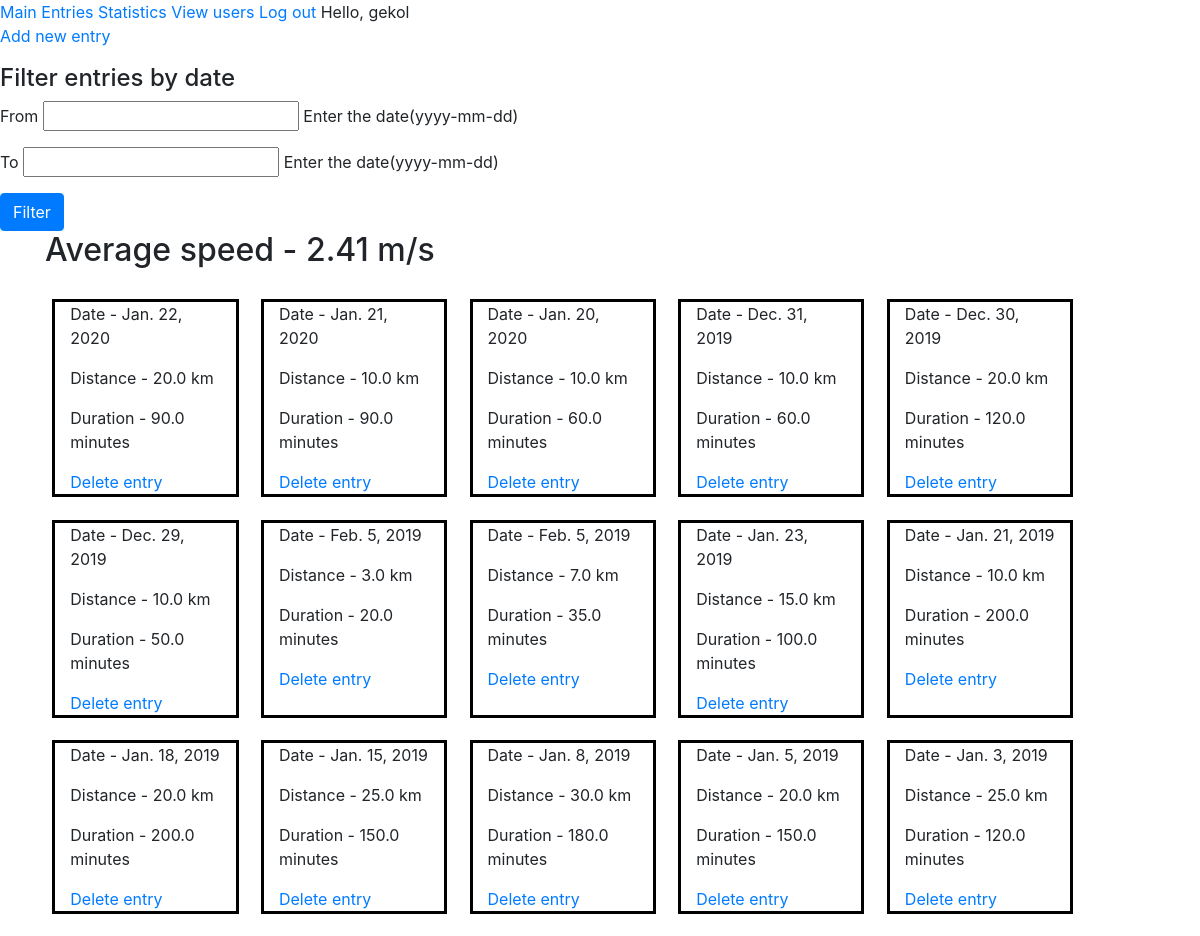
The page /entries (signed in) on the database as committed earlier.
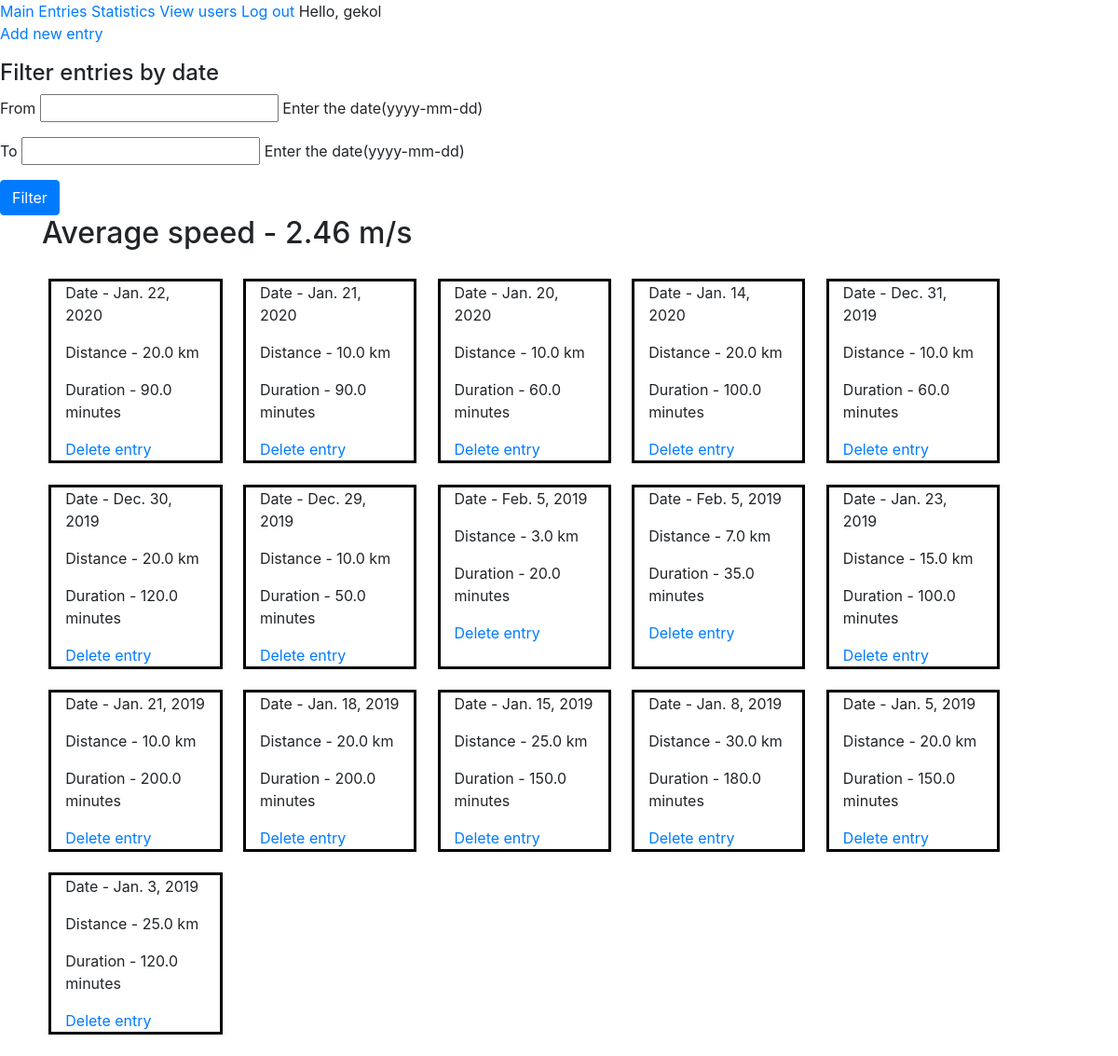
The same page on the database as committed later.
### entries/models.py (models this page shows, shortened)
class Entry(models.Model):
    date = models.DateField()
    distance = models.FloatField()
    duration = models.FloatField()
    owner = models.ForeignKey(User, on_delete=models.CASCADE)
    class Meta:
        verbose_name_plural = "Entries"

### entries/views.py (the view)
# urls.py: path("entries", views.show_entries, name="entries"),
@login_required(login_url="/users/login")
def show_entries(request):
    from_date = request.GET.get("date_from", None)
    to_date = request.GET.get("date_to", None)
    if from_date and to_date and re.match(r'\d\d\d\d-\d\d-\d\d', from_date) and re.match(r'\d\d\d\d-\d\d-\d\d', to_date):
        entries = Entry.objects.filter(owner=request.user, date__lte=to_date, date__gte=from_date)
    else:
        entries = Entry.objects.filter(owner=request.user).order_by("-date")
    distance = duration = 0
    for entry in entries:
        distance += entry.distance
        duration += entry.duration
    data = {"entries": entries, "form": FilterForm()}
    if entries:
        data["added"] = True
    else:
        data["added"] = False
    if (duration):
        data["average"] = round((distance * 1000) / (duration * 60), 2)
    return render(request, "entries.html", data)

### entries/forms.py
class FilterForm(forms.Form):
    date_from = forms.DateField(label="From", help_text="Enter the date(yyyy-mm-dd)", widget=forms.TextInput(attrs={"class": "datepicker"}))
    date_to = forms.DateField(label="To", help_text="Enter the date(yyyy-mm-dd)", widget=forms.TextInput(attrs={"class": "datepicker"}))

### entries/templates/entries.html (shortened to what this page needs)
{% extends "main_page.html" %}
{% block content %}
<p><a href="add_entry">Add new entry</a></p>
{% if not added %}
    <p>You haven't added any entries yet!</p>
{% else %}
    <h4>Filter entries by date</h4>
    <form id="filter" action="/entries" method="get">
        {% for field in form %}
            <div class="form-group">
                {{ field.label }}
                {{ field }}
                {{ field.help_text }}
            </div>
        {% endfor %}
        <button type="submit" class="btn btn-primary">Filter</button>
        </form>
    <div class="container">
        <h2>Average speed - {{ average }} m/s</h2>
        <div class="row" style="padding: 1%">
            {% for entry in entries %}
                <div class="col-md-2" style="border: 3px black solid; margin: 1%;">
                    <p>Date - {{ entry.date }}</p>
                    <p>Distance - {{ entry.distance }} km</p>
                    <p>Duration - {{ entry.duration }} minutes</p>
                    <a href="{% url 'entries:delete_entry' entry.id %}">Delete entry</a>
                </div>
            {% endfor %}
        </div>
    </div>
{% endif %}
{% endblock %}

Rows that differ between the two databases and show on the page:
added Entry: date "Jan. 14, 2020", distance "20.0", duration "100.0"
Other text that changed with them:
{{ average }}: "2.41" → "2.46"
